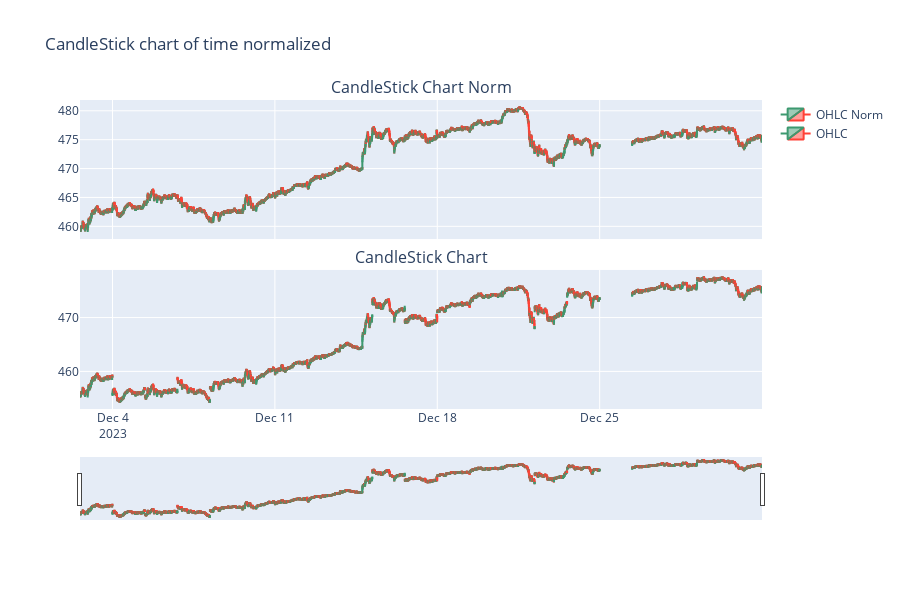

The code cell stored with this chart in its notebook:
### Code cell
toplot_df = trading_data_time_normalized

fig = make_subplots(rows=2, cols=1, shared_xaxes=True, 
                    vertical_spacing=0.1,
                    subplot_titles=("CandleStick Chart Norm", "CandleStick Chart"))
fig.add_trace(
    go.Candlestick(
        x=toplot_df['Date'], 
        open=toplot_df['Open'], 
        high=toplot_df['High'], 
        low=toplot_df['Low'], 
        close=toplot_df['Close'],
        name='OHLC Norm'
        ), row=1, col=1
)

fig.add_trace(
    go.Candlestick(
        x=trading_data_raw['Date'], 
        open=trading_data_raw['Open'], 
        high=trading_data_raw['High'], 
        low=trading_data_raw['Low'], 
        close=trading_data_raw['Close'],
        name='OHLC'
        ), row=2,col=1
)

fig.update_layout(
    title='CandleStick chart of time normalized',
    xaxis=dict(type="date", 
               rangebreaks=[
                   dict(bounds=["sat", "mon"]),
                   dict(bounds=[16,9.5], pattern='hour')
               ]              
            ),
    xaxis_rangeslider_visible=False,
    height=600,
    hovermode='x unified'
)



fig.update_xaxes(matches='x')

fig.show()

### Figure 1 — Plotly figure (JSON) as saved in the notebook; plotly's stock layout.template omitted (floating-point values rounded to 4 significant figures; data arrays with more than 128 entries replaced by an {"elided": "..."} marker saying what was removed)
{"data": [{"close": {"elided": "7800 float values"}, "high": {"elided": "7800 float values"}, "low": {"elided": "7800 float values"}, "name": "OHLC Norm", "open": {"elided": "7800 float values"}, "type": "candlestick", "x": {"elided": "7800 str values"}, "xaxis": "x", "yaxis": "y"}, {"close": {"elided": "7800 float values"}, "high": {"elided": "7800 float values"}, "low": {"elided": "7800 float values"}, "name": "OHLC", "open": {"elided": "7800 float values"}, "type": "candlestick", "x": {"elided": "7800 str values"}, "xaxis": "x2", "yaxis": "y2"}], "layout": {"annotations": [{"font": {"size": 16}, "showarrow": false, "text": "CandleStick Chart Norm", "x": 0.5, "xanchor": "center", "xref": "paper", "y": 1, "yanchor": "bottom", "yref": "paper"}, {"font": {"size": 16}, "showarrow": false, "text": "CandleStick Chart", "x": 0.5, "xanchor": "center", "xref": "paper", "y": 0.45, "yanchor": "bottom", "yref": "paper"}], "height": 600, "hovermode": "x unified", "title": {"text": "CandleStick chart of time normalized"}, "xaxis": {"anchor": "y", "domain": [0, 1], "matches": "x", "rangebreaks": [{"bounds": ["sat", "mon"]}, {"bounds": [16, 9.5], "pattern": "hour"}], "rangeslider": {"visible": false}, "showticklabels": false, "type": "date"}, "xaxis2": {"anchor": "y2", "domain": [0, 1], "matches": "x"}, "yaxis": {"anchor": "x", "domain": [0.55, 1]}, "yaxis2": {"anchor": "x2", "domain": [0, 0.45]}}}
